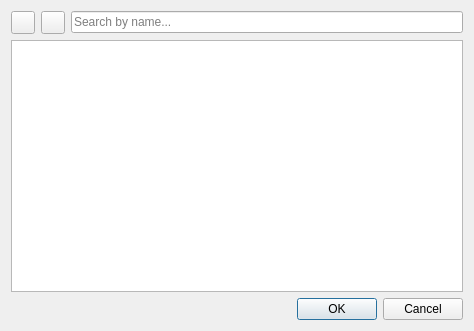
<?xml version="1.0" encoding="UTF-8"?>
<ui version="4.0">
 <class>sf::InformationSelectDialog</class>
 <widget class="QDialog" name="sf::InformationSelectDialog">
  <property name="geometry">
   <rect>
    <x>0</x>
    <y>0</y>
    <width>474</width>
    <height>331</height>
   </rect>
  </property>
  <property name="contextMenuPolicy">
   <enum>Qt::ActionsContextMenu</enum>
  </property>
  <property name="windowTitle">
   <string>Select Information</string>
  </property>
  <layout class="QVBoxLayout" name="verticalLayout">
   <item>
    <layout class="QHBoxLayout" name="horizontalLayout">
     <item>
      <widget class="QToolButton" name="tbExpandAll"/>
     </item>
     <item>
      <widget class="QToolButton" name="tbCollapseAll"/>
     </item>
     <item>
      <widget class="QLineEdit" name="leSearch">
       <property name="placeholderText">
        <string>Search by name...</string>
       </property>
      </widget>
     </item>
    </layout>
   </item>
   <item>
    <widget class="QTreeView" name="treeView">
     <property name="indentation">
      <number>10</number>
     </property>
    </widget>
   </item>
   <item>
    <widget class="QDialogButtonBox" name="buttonBox">
     <property name="standardButtons">
      <set>QDialogButtonBox::Cancel|QDialogButtonBox::Ok</set>
     </property>
    </widget>
   </item>
  </layout>
 </widget>
 <resources/>
 <connections/>
</ui>
